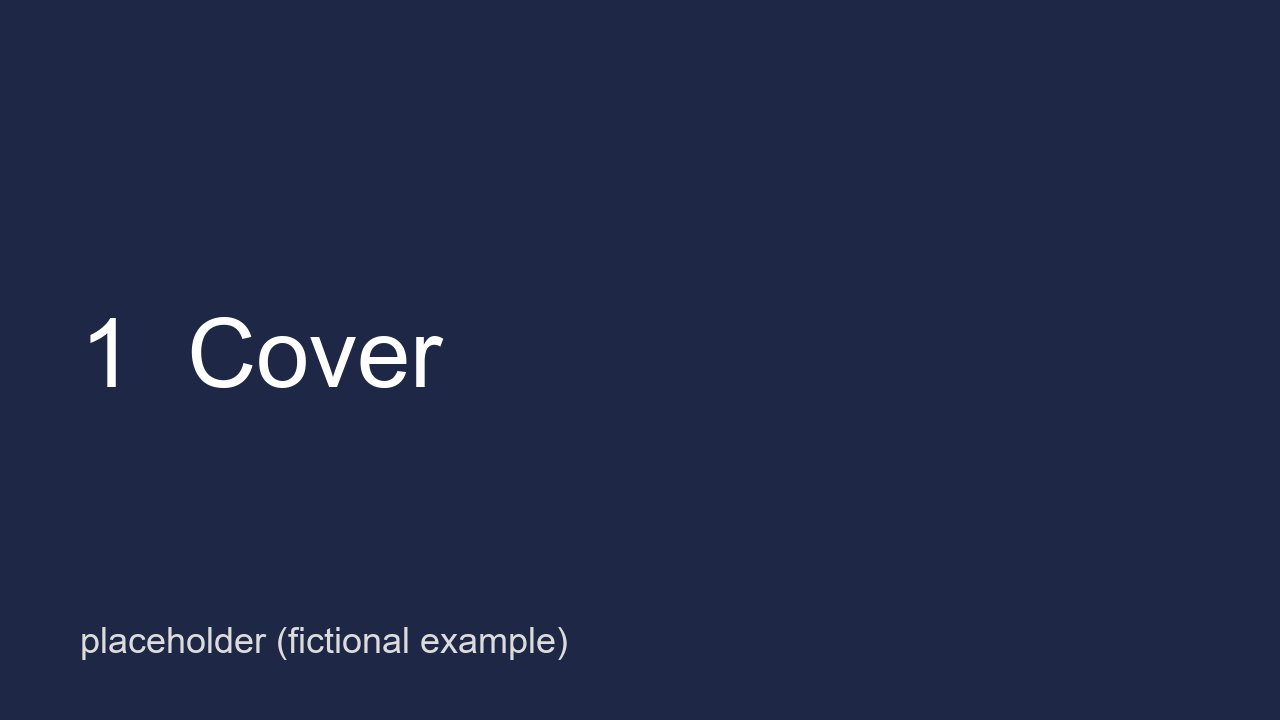
#> input picture examples/sample-story/pictures/01.jpg, 1280 x 720 px
$ python -i build_ending_video.py   (imports and definitions only)
#> lines starting #> are read from the running program, lines starting #| are printed output that depends on the picture
#!/usr/bin/env python3
"""Build an ending video for a kamishibai: the family's photos and videos on one song.

    python build_ending_video.py <work folder>                       # build videos/<output>
    python build_ending_video.py <work folder> --init --audio sounds/song.mp3 --photos D:/Photos/family
    python build_ending_video.py <work folder> --check               # check the definition and the files
    python build_ending_video.py <work folder> --storyboard          # storyboard: a JPEG and a page to point at seats
    python build_ending_video.py <work folder> --replace 17=2016/bike.jpg --replace 3=clips/run.mp4@1.2
    python build_ending_video.py <work folder> --move 14=2           # the content of seat 14 goes after seat 2
    python build_ending_video.py <work folder> --swap 7=12           # seats 7 and 12 exchange their content
    python build_ending_video.py <work folder> --sort 1-30 [--pin 7] # by date taken (pinned seats stay)
    python build_ending_video.py <work folder> --pin-set 42="the line of the chorus" | --unpin 42 | --pins
    python build_ending_video.py <work folder> --pick 1-10 | --confirm 1-22 | --placeholder 9
    python build_ending_video.py <work folder> --config second       # a second ending video for the same work

This is a ladder: optional. It costs nothing, but needs Python 3.10+, Pillow and ffmpeg (with ffprobe) on the PATH.
See README.md next to this file.

The definition is <work>/ending_video.json. Its core rule: **the timeline is frozen first; only the content changes.**
Each seat has `at` (seconds from the start of the song) and `dur` (seconds on screen). Replacing, moving and sorting
change only what sits in a seat (`src`, `kind`, `status`, ...), never `at`/`dur`/`beat`/`xfade`/`zoom`/`pin`.
So a whole video can be built before the photos are chosen, and no change ever shifts a picture against the song.

Camera moves (zoom in, zoom out, `zoom_center`) are drawn one frame at a time by Pillow at sub-pixel positions.
ffmpeg's zoompan/crop can only place the window on whole pixels: a slow zoom then moves in visible steps ("judder"),
a few frames still and one frame jumping. Making the picture larger first does not help (measured: the rounding
happens on the input side). check_smoothness.py measures the finished video for this.

Nothing random is used: the same definition gives the same video. Video clips are always silent (the song is the
only sound), except the optional prologue and epilogue, which play a family video with its own sound before or after
the song, never on top of it.

The finished video is made playable in the room player (docs/work-format.md: at most 1080p and 300 MB per file):
its loudness is set to -22 LUFS, and a file over the limit is re-encoded in two passes to about 270 MB.

Files (all under the work folder; the photos stay wherever photo_root says):
    ending_video.json             the definition (keep it with the work)
    videos/<output>               the video, for the room player's [Video] cue
    ending/storyboard.jpg|.html   the storyboard (contains the family's photos: do not commit)
    ending/cache/                 segments and prepared pictures, reused when nothing changed
With --config NAME these become ending_video_NAME.json and ending_NAME/.
"""
from __future__ import annotations

import argparse
import datetime
import hashlib
import json
import math
import os
import re
import subprocess
import sys
import time

FPS = 30
OUT_W, OUT_H = 1920, 1080
# The room player's level for videos (the work's BGM sits lower, under the narration).
# -22, about as loud as the narrator's voice: at -16 a video played about 6 dB louder than the narration (2026-10-27).
LOUDNESS_TARGET_LUFS = -22.0
TRUE_PEAK_CEIL_DBTP = -1.5          # headroom for the AAC encoder's overshoot
LOUDNESS_TOLERANCE_LU = 0.5         # beyond this, add what the limiter took and try once more
# docs/work-format.md section 4 (counted in decimal megabytes, on the small side)
MAX_VIDEO_BYTES = 300 * 1000 * 1000
TARGET_VIDEO_BYTES = 270 * 1000 * 1000
AUDIO_BPS = 192 * 1000
MIN_VIDEO_BPS = 500 * 1000         # below this a 1080p picture of photos falls apart
# Pictures are prepared at 4K and cut down to 1080p: not to avoid judder (that is what sub-pixel drawing is for),
# but because shrinking a cropped window keeps more detail than cropping a 1080p picture.
BIG_W, BIG_H = 3840, 2160
ZOOM_MAX = 1.06                     # gentle; never make anyone seasick
BLUR_SIGMA = 30                     # the blurred background behind portrait photos
BG_DARKEN = 0.72                    # darken it so the photo stands out

# Labels on the storyboard can carry any script (file names, the work's language). Pillow's default font has no CJK
# glyphs and draws boxes, so look for a real font first.
LABEL_FONTS = (
    r'C:\Windows\Fonts\meiryo.ttc', r'C:\Windows\Fonts\YuGothR.ttc', r'C:\Windows\Fonts\msgothic.ttc',
    '/System/Library/Fonts/ヒラギノ角ゴシック W3.ttc', '/System/Library/Fonts/Hiragino Sans GB.ttc',
    '/usr/share/fonts/opentype/noto/NotoSansCJK-Regular.ttc', '/usr/share/fonts/noto-cjk/NotoSansCJK-Regular.ttc',
    '/usr/share/fonts/truetype/dejavu/DejaVuSans.ttf')
TITLE_FONTS = (
    r'C:\Windows\Fonts\meiryob.ttc', r'C:\Windows\Fonts\YuGothB.ttc', r'C:\Windows\Fonts\arialbd.ttf',
    '/System/Library/Fonts/ヒラギノ角ゴシック W6.ttc', '/System/Library/Fonts/Supplemental/Arial Bold.ttf',
    '/usr/share/fonts/opentype/noto/NotoSansCJK-Bold.ttc', '/usr/share/fonts/noto-cjk/NotoSansCJK-Bold.ttc',
    '/usr/share/fonts/truetype/dejavu/DejaVuSans-Bold.ttf')
LABEL_PT = 13

PHOTO_EXT = ('.jpg', '.jpeg', '.png', '.bmp', '.webp')
VIDEO_EXT = ('.mp4', '.mov', '.mts', '.m2ts', '.avi', '.3gp', '.mkv')
KINDS = ('photo', 'clip', 'final')
STATUSES = ('placeholder', 'picked', 'confirmed')
EASES = ('linear', 'out')           # one easing law for every move, so there is one way of stopping
# Kept in the seat, not in its content. `pin` too: a lyric is sung at the seat's second, so "do not move this"
# belongs to the seat, whatever picture sits in it.
SLOT_KEYS = ('i', 'at', 'dur', 'beat', 'xfade', 'zoom', 'pin', 'ease', 'zoom_from', 'zoom_center')
# Written in the definitions of the tool this ladder came from; not carried over (yet). Say so instead of ignoring.
NOT_SUPPORTED = {'pre_still': 'a still before the prologue', 'cover': 'an embedded cover picture'}
NOT_SUPPORTED_SEAT = {'layer': 'sliding bands', 'y0': 'tall-picture pans', 'y1': 'tall-picture pans'}

# a date in a file name: PXL_20240601_..., IMG_20160101_..., 2016-01-01_...
RE_FNAME_DATE = re.compile(r'(?<!\d)(19|20)(\d{2})[-_.]?(\d{2})[-_.]?(\d{2})(?!\d)')
RE_FNAME_TIME = re.compile(r'(?<!\d)((?:19|20)\d{2})(\d{2})(\d{2})_(\d{2})(\d{2})(\d{2})')
RE_REPLACE = re.compile(r'^(\d+)=(.+)$')
RE_AT_SEC = re.compile(r'^(.*?)@(\d+(?:\.\d+)?)$')     # only for videos: 3=clips/run.mp4@1.2
RE_MOVE = re.compile(r'^(\d+)=(\d+)$')
RE_RANGE = re.compile(r'^(\d+)(?:-(\d+))?$')
RE_PIN = re.compile(r'^(\d+)=(.+)$')
RE_CONFIG = re.compile(r'^[A-Za-z0-9_-]{1,32}$')


class ConfigError(Exception):
    """Errors in the definition or the files; carries every message."""

    def __init__(self, messages):
        self.messages = list(messages)
        super().__init__('\n'.join(self.messages))


# A sync client (Dropbox, OneDrive) or a virus scanner can hold a file it has just seen for a moment, and Windows then
# refuses to rename onto it (PermissionError, WinError 5). Wait a little and try again before giving up.
REPLACE_WAITS = (0.5, 1.0, 2.0, 4.0)


# [14 lines left out: function replace_file, not called in this run]


def is_num(v) -> bool:
    return isinstance(v, (int, float)) and not isinstance(v, bool)


# ============================================================
# The definition (pure functions)
# ============================================================
# [223 lines left out: functions validate_config, needs_photo_root, zoom_errors, ease_errors, side_errors, final_still_errors and 2 more, not called in this run]


def prologue_length(data):
    return float(data['prologue']['dur']) if data.get('prologue') else 0.0


def epilogue_length(data):
    return float(data['epilogue']['dur']) if data.get('epilogue') else 0.0


def total_length(data):
    """prologue + song + epilogue. duration_sec stays the song's length: it is the timeline's own measure."""
    return prologue_length(data) + float(data['duration_sec']) + epilogue_length(data)


# ---------- seats and content ----------

def content_of(frame):
    return {k: v for k, v in frame.items() if k not in SLOT_KEYS}


# [135 lines left out: functions put_content, fixed_seats, apply_move, apply_swap, pinned_seats, apply_pin and 4 more, not called in this run]


def normalize_src(src):
    """Forward slashes everywhere (they work on Windows too); no quotes."""
    return src.strip().strip('"').replace('\\', '/')


def kind_for(src):
    ext = os.path.splitext(src)[1].lower()
    return 'clip' if ext in VIDEO_EXT else 'photo' if ext in PHOTO_EXT else None


# [39 lines left out: functions apply_replace, photo_root_of, resolve_src, not called in this run]


def segment_length(frame):
    """A segment is its seconds on screen plus the cross-fade into the next one (see xfade_offsets)."""
    return float(frame['dur']) + float(frame.get('xfade', 0.0))


# [4 lines left out: function xfade_offsets, not called in this run]


ROTATIONS = {'ccw': 'transpose=2', 'cw': 'transpose=1', '180': 'transpose=1,transpose=1'}


# [22 lines left out: functions rotate_errors, rotate_chain, fit_filter, not called in this run]


def zoom_center_of(frame):
    zc = frame.get('zoom_center') or (0.5, 0.5)
    return float(zc[0]), float(zc[1])


# ============================================================
# Camera moves drawn at sub-pixel positions
# ============================================================
SUBPIXEL_TAG = 'subpixel1'          # the drawing generation, part of a moving seat's signature


SEAT_FRAMES_TAG = 'frames1'         # how a segment's frames are counted, part of every seat's signature


def frame_at(sec):
    """The frame nearest to `sec` seconds (halves go up, never to the even one)."""
    return int(math.floor(sec * FPS + 0.5 + 1e-9))


# [29 lines left out: functions seat_frames, ease_at, zoom_z_at, crop_box_at, not called in this run]


def rawvideo_input():
    """Raw frames on stdin. The rate must be given on the input side too (ffmpeg would read 25 fps)."""
    return ['-f', 'rawvideo', '-pix_fmt', 'rgb24', '-s', f'{OUT_W}x{OUT_H}', '-r', str(FPS), '-i', '-']


# [39 lines left out: functions ken_burns_frames, run_render, not called in this run]


ENCODE = ['-c:v', 'libx264', '-crf', '18', '-preset', 'veryfast', '-pix_fmt', 'yuv420p', '-r', str(FPS)]


# [20 lines left out: function build_photo_command, not called in this run]


def clip_hold(frame):
    """Seconds to hold the clip's last frame to fill the seat (when the next cut follows too soon to cut longer)."""
    return float(frame.get('clip_hold_sec', 0.0) or 0.0)


# [79 lines left out: functions clip_parts, clip_play_plan, clip_parts_errors, clip_thumb_sec, build_clip_command, not called in this run]


# The prologue, the song part and the epilogue are joined without re-encoding, so they must agree exactly
# (H.264 parameters included): otherwise a player cannot start decoding in the middle of the joined file.
COLOR = (',scale=in_range=auto:out_range=full,setparams=range=pc:color_primaries=unknown'
         ':color_trc=unknown:colorspace=bt470bg')
COLOR_TAGS = ['-color_range', 'pc', '-colorspace', 'bt470bg', '-color_primaries', 'unspecified',
              '-color_trc', 'unspecified']
AUDIO_OUT = ['-c:a', 'aac', '-b:a', f'{AUDIO_BPS // 1000}k', '-ar', '48000', '-ac', '2']


# [29 lines left out: functions build_side_command, build_concat_command, not called in this run]


def concat_list_text(parts):
    return ''.join("file '%s'\n" % p.replace('\\', '/').replace("'", "'\\''") for p in parts)


# [29 lines left out: function build_xfade_command, not called in this run]


# ---------- loudness and size ----------

def loudness_gain_db(measured_lufs, target_lufs=LOUDNESS_TARGET_LUFS):
    """One gain for the whole: turning a knob, not compressing (the song's own quiet and loud parts stay)."""
    return round(target_lufs - measured_lufs, 2)


# [187 lines left out: functions build_loudness_command, parse_ebur128_summary, measure_loudness, normalize_loudness, shrink_commands, fit_for_player and 6 more, not called in this run]


def capture_date(path):
    d, _t, origin = capture_datetime(path)
    return d, origin


def capture_label(path):
    d, t, origin = capture_datetime(path)
    return (d + ' ' + t) if t else d, origin


# ============================================================
# Probing
# ============================================================
# [53 lines left out: functions probe_media, probe_duration, has_audio, sha256_of, config_suffix, not called in this run]


def config_path(work_dir, config=None):
    return os.path.join(work_dir, f'ending_video{config_suffix(config)}.json')


def ending_dir(work_dir, config=None):
    return os.path.join(work_dir, f'ending{config_suffix(config)}')


def cache_dir(work_dir, config=None):
    return os.path.join(ending_dir(work_dir, config), 'cache')


# [4 lines left out: function storyboard_paths, not called in this run]


def output_path(work_dir, data):
    return os.path.join(work_dir, 'videos', data['output'])


# [99 lines left out: functions load_config, save_config, check_sources, find_font, label_font, not called in this run]


def prepare_photo(src, dst, final_still=None):
    """One picture at 3840x2160. EXIF orientation is applied first (phone photos lying on their side otherwise).
    A portrait photo sits on a blurred, darkened copy of itself. A closing picture is stretched to fill the frame
    (like a slide) and gets the title."""
#> called with dst = 'out.png'
    from PIL import Image, ImageFilter, ImageOps
    with Image.open(src) as im:
#> im is the input picture: PIL image 1280x720 RGB; mean R, G, B 32.2, 41.1, 71.8
        im = ImageOps.exif_transpose(im).convert('RGB')
        if final_still:
            out = im.resize((BIG_W, BIG_H), Image.LANCZOS)
            draw_title(out, final_still)
            out.save(dst, format='JPEG', quality=92, optimize=True)
            return dst
        bg = ImageOps.fit(im, (BIG_W, BIG_H), method=Image.LANCZOS, centering=(0.5, 0.5))
        bg = bg.filter(ImageFilter.GaussianBlur(BLUR_SIGMA * BIG_W // OUT_W))
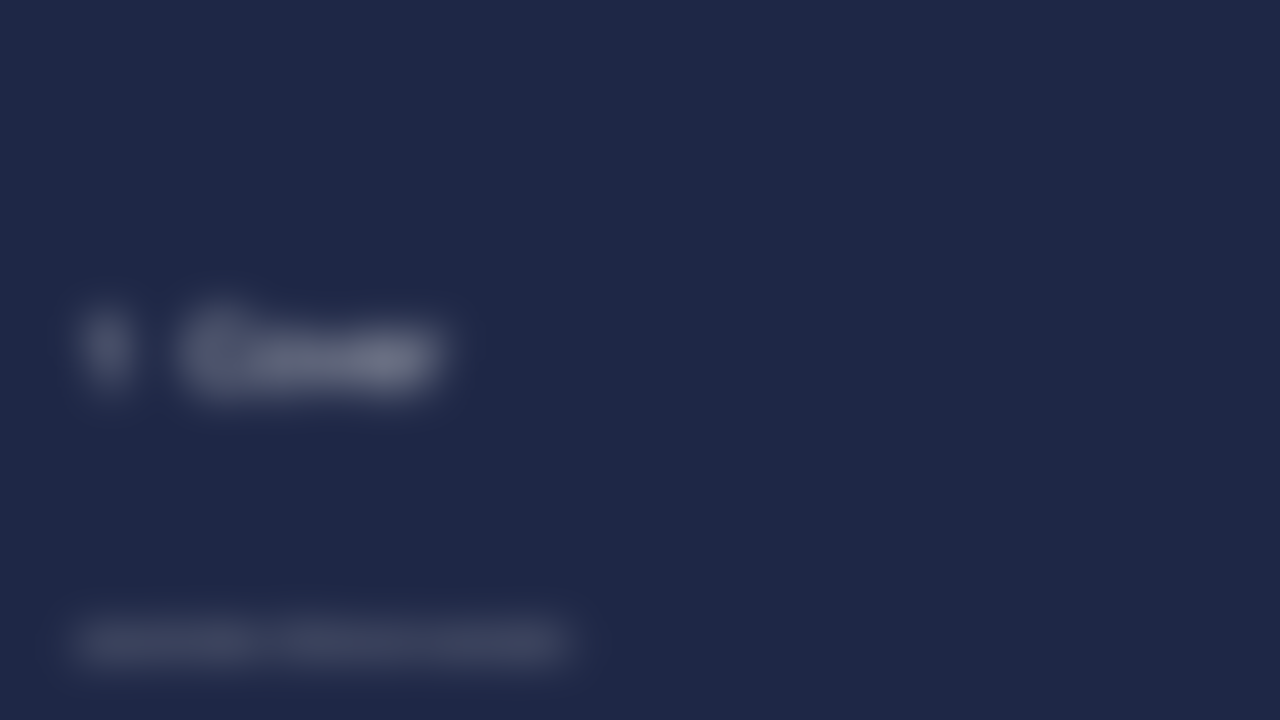
#> bg: PIL image 3840x2160 RGB (shown at 1/3 size); mean R, G, B 32.2, 41.1, 71.7
        bg = bg.point(lambda v: int(v * BG_DARKEN))
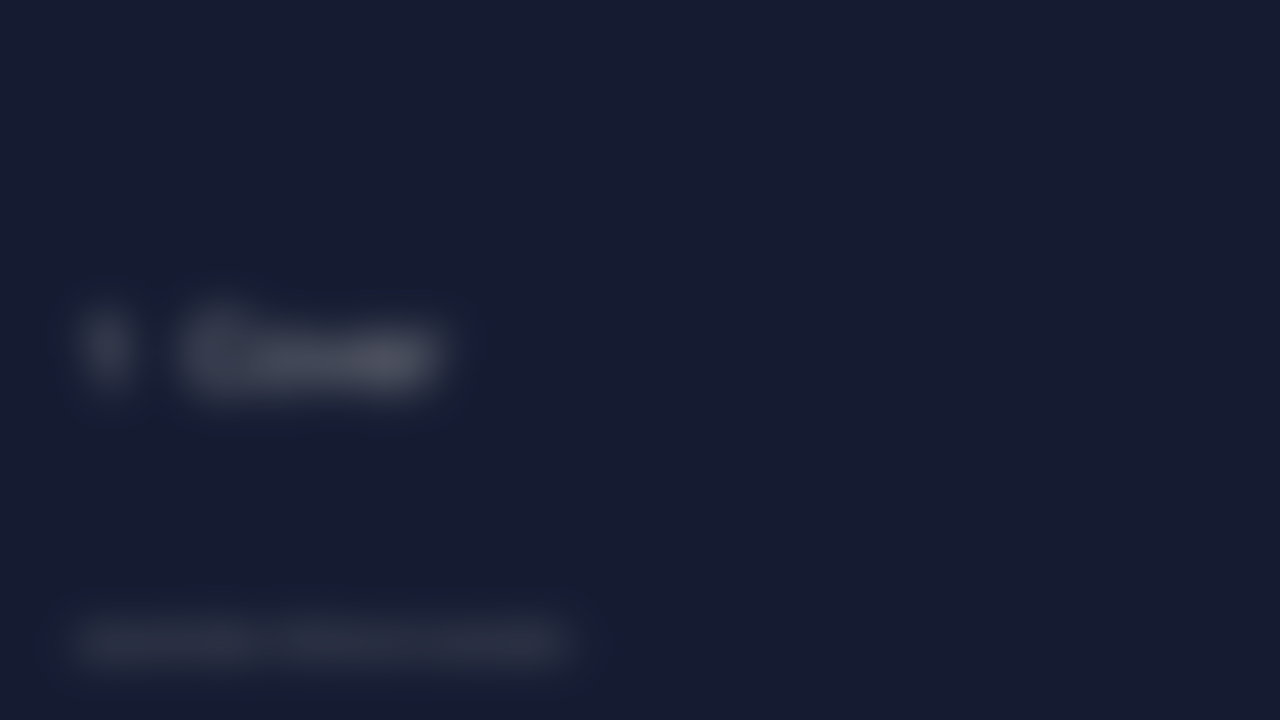
#> bg: PIL image 3840x2160 RGB (shown at 1/3 size); mean R, G, B 22.6, 29.4, 51.3
        fg = ImageOps.contain(im, (BIG_W, BIG_H), method=Image.LANCZOS)
        bg.paste(fg, ((BIG_W - fg.width) // 2, (BIG_H - fg.height) // 2))
        bg.save(dst, format='JPEG', quality=92, optimize=True)
    return dst


# [656 lines left out: functions draw_title, moves_camera, signature, to_part_command, usable_segment, render_segments and 22 more, not called in this run]


# [2 lines not run here, left out]

>>> result = prepare_photo('../../examples/sample-story/pictures/01.jpg', 'out.png')
